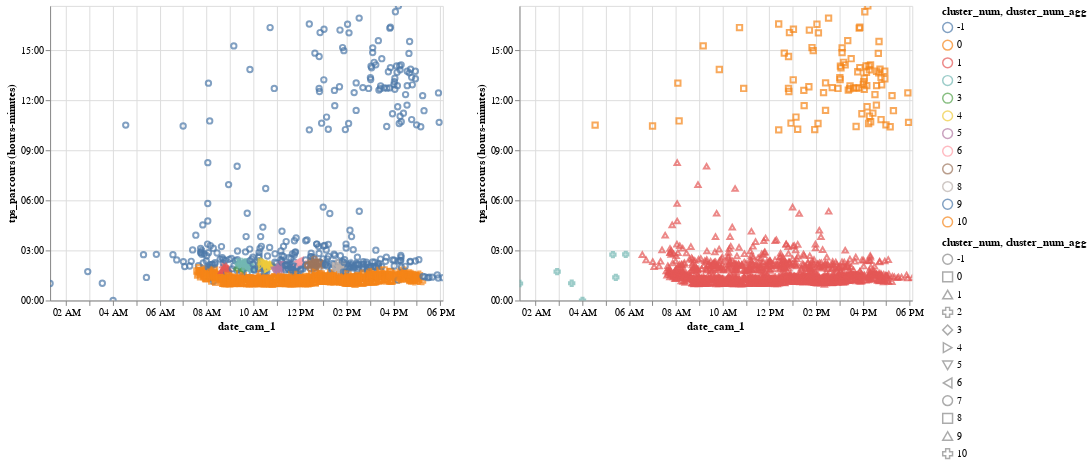

Source (notebook cell):
### Code cell
donnees_src=a660_n10.loc[:,['date_cam_1','tps_parcours']].copy() #isoler les données necessaires
#temps_int=((pd.to_datetime('2018-01-28')+donnees_src['tps_parcours'])-pd.Timestamp("1970-01-01")) // pd.Timedelta('1s')
liste_date=a660_n10.date_cam_1.apply(lambda x :(x - pd.Timestamp("1970-01-01")) // pd.Timedelta('1s'))
liste_valeur=a660_n10.tps_parcours.apply(lambda x :(x - pd.Timestamp("1970-01-01")) // pd.Timedelta('1s'))
liste=[[liste_date[i],liste_valeur[i]] for i in range(len(liste_valeur))]
donnnes = temps_int.values
matrice=donnnes.reshape(-1, 1)
clustering=DBSCAN(eps=725, min_samples=10).fit(liste)
labels = clustering.labels_
n_clusters_ = len(set(labels)) - (1 if -1 in labels else 0)
results = pd.DataFrame(pd.DataFrame([donnees_src.index,labels]).T)
results.columns = ['index_base', 'cluster_num']
results = pd.merge(results,a660_n10, left_on='index_base', right_index=True )

#results.tps_parcours=pd.to_datetime('2018-01-01')+results.tps_parcours
graph_tps_parcours1 = alt.Chart(results).mark_point().encode(
                            x='date_cam_1',
                            y='hoursminutes(tps_parcours)',
                            color='cluster_num:N',
                            shape='cluster_num:N',
                            tooltip='hoursminutes(tps_parcours)').interactive()

connectivity = kneighbors_graph(liste, n_neighbors=5, include_self=False)
ward = AgglomerativeClustering(n_clusters=3, 
                               linkage='average').fit(liste)
label_agg = ward.labels_
resultas = pd.DataFrame(pd.DataFrame([donnees_src.index,label_agg]).T)
resultas.columns = ['index_base', 'cluster_num_agg']
resultas = pd.merge(resultas,a660_n10, left_on='index_base', right_index=True )
#resultas.tps_parcours=pd.to_datetime('2018-01-01')+results.tps_parcours
graph_tps_parcours2 = alt.Chart(resultas).mark_point().encode(
                            x='date_cam_1',
                            y='hoursminutes(tps_parcours)',
                            color='cluster_num_agg:N',
                            shape='cluster_num_agg:N',
                            tooltip='hoursminutes(tps_parcours)').interactive()


graph_tps_parcours1 | graph_tps_parcours2

### Figure 1 — Vega-Lite specification as saved in the notebook (floating-point values rounded to 4 significant figures; data arrays with more than 128 entries replaced by an {"elided": "..."} marker saying what was removed)
{"$schema": "https://vega.github.io/schema/vega-lite/v2.6.0.json", "config": {"view": {"height": 300, "width": 400}}, "datasets": {"data-1265125079b51fef087735cfeb24ee86": {"elided": "1444 records"}, "data-de0e18004c59d5ff186598bdf52580b9": {"elided": "1444 records"}}, "hconcat": [{"data": {"name": "data-1265125079b51fef087735cfeb24ee86"}, "encoding": {"color": {"field": "cluster_num", "type": "nominal"}, "shape": {"field": "cluster_num", "type": "nominal"}, "tooltip": {"field": "tps_parcours", "timeUnit": "hoursminutes", "type": "temporal"}, "x": {"field": "date_cam_1", "type": "temporal"}, "y": {"field": "tps_parcours", "timeUnit": "hoursminutes", "type": "temporal"}}, "mark": "point", "selection": {"selector108": {"bind": "scales", "encodings": ["x", "y"], "mark": {"fill": "#333", "fillOpacity": 0.125, "stroke": "white"}, "on": "[mousedown, window:mouseup] > window:mousemove!", "resolve": "global", "translate": "[mousedown, window:mouseup] > window:mousemove!", "type": "interval", "zoom": "wheel!"}}}, {"data": {"name": "data-de0e18004c59d5ff186598bdf52580b9"}, "encoding": {"color": {"field": "cluster_num_agg", "type": "nominal"}, "shape": {"field": "cluster_num_agg", "type": "nominal"}, "tooltip": {"field": "tps_parcours", "timeUnit": "hoursminutes", "type": "temporal"}, "x": {"field": "date_cam_1", "type": "temporal"}, "y": {"field": "tps_parcours", "timeUnit": "hoursminutes", "type": "temporal"}}, "mark": "point", "selection": {"selector109": {"bind": "scales", "encodings": ["x", "y"], "mark": {"fill": "#333", "fillOpacity": 0.125, "stroke": "white"}, "on": "[mousedown, window:mouseup] > window:mousemove!", "resolve": "global", "translate": "[mousedown, window:mouseup] > window:mousemove!", "type": "interval", "zoom": "wheel!"}}}]}
